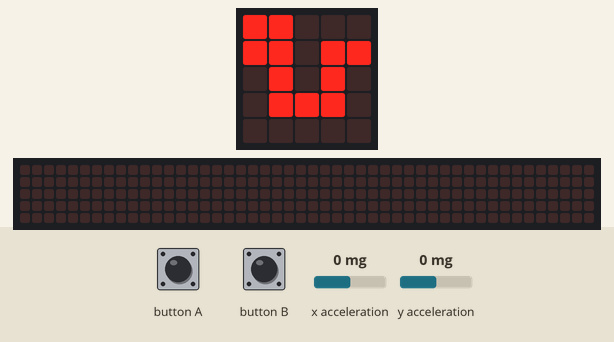
The program below on a simulated BBC micro:bit running MicroPython. Shown: the board's 5×5 LED display, a strip that is not on the board, showing the scrolling text unrolled. The test bench sets the inputs (shaded band); at power-on: x acceleration 0 mg, y acceleration 0 mg. Random numbers come from a fixed seed; the 48×5 strip is a reading aid, not a part: it shows the text the display is scrolling, unrolled, one strip-width of it at a time.

Above: at 1.2 s.
1.3 s: button A pressed for 0.15 s
2.0 s: x acceleration set to -96 mg
At 3.1 s:
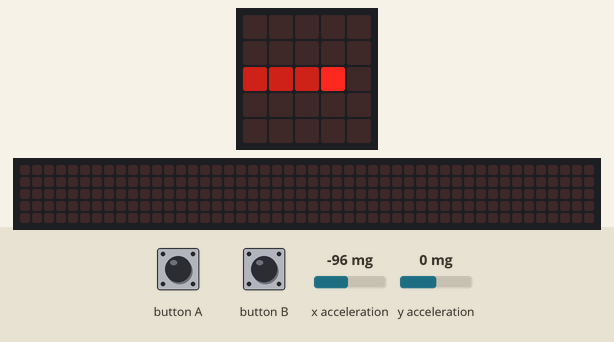
3.8 s: x acceleration set to -110 mg
At 5.1 s:
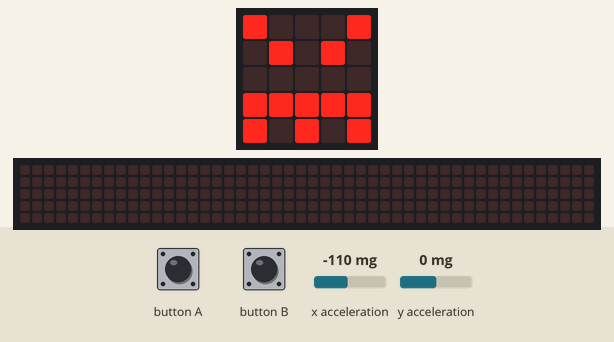
5.6 s: button B pressed for 0.15 s
6.3 s: y acceleration set to -1440 mg
9.1 s: y acceleration set to 750 mg
At 10.65 s:
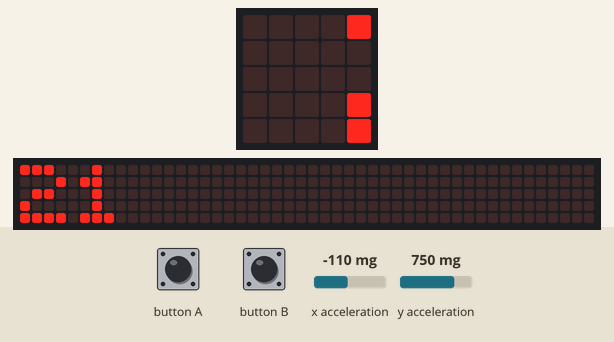

The program:

snake_11.py
```python
import random

from microbit import *

FOOD_FLASH = [9, 0, 9, 0, 9, 0]

DIRECTIONS = {
    'left': (-1, 0),
    'right': (1, 0),
    'up': (0, -1),
    'down': (0, 1),
}

MIN_COORD = 0
MAX_COORD = 4


def wait_for_button():
    while not (button_a.was_pressed() or button_b.was_pressed()):
        sleep(1)


class Game:
    def eat_food(self):
        # Check if food eaten, add new.
        if (self.x, self.y) == self.food:
            self.food = None
            self.length += 1

    # tag::reset[]
    def reset(self):
        # Initial values
        self.x = 2
        self.y = 2

        self.direction = 'right'
        self.tail = []
        self.length = 3  # Max length of the tail.
        self.score = 0

        self.food = None  # Food location, no food to start.

    # end::reset[]
    # tag::move[]
    def move(self):
        # Append the current self.x and self.y to tail as a 2-tuple.
        self.tail.append((self.x, self.y))
        self.tail = self.tail[-self.length :]

        x_speed, y_speed = DIRECTIONS[self.direction]

        self.x += x_speed
        self.y += y_speed

        self.score += self.length

    # end::move[]

    def handle_input(self):
        acc_x = accelerometer.get_x()
        acc_y = accelerometer.get_y()

        if abs(acc_x) > abs(acc_y):
            if acc_x < -100:
                self.direction = 'left'
            if acc_x > 100:
                self.direction = 'right'

        else:
            if acc_y < -100:
                self.direction = 'up'
            if acc_y > 100:
                self.direction = 'down'

    def add_food(self):
        if self.food is None:  # No food, add it.
            # Pick random spot on map, that isn't in tail.
            # If we clash, wait til next tick -- get's harder!
            x = random.randint(MIN_COORD, MAX_COORD)  # <1>
            y = random.randint(MIN_COORD, MAX_COORD)

            position = (x, y)  # <2>

            if position != (self.x, self.y) and position not in self.tail:  # <3>
                self.food = position

    def wrap(self):
        if self.x > MAX_COORD:
            self.x = MIN_COORD
        if self.x < MIN_COORD:
            self.x = MAX_COORD
        if self.y > MAX_COORD:
            self.y = MIN_COORD
        if self.y < MIN_COORD:
            self.y = MAX_COORD

    def draw(self):
        display.clear()

        for x, y in self.tail:
            display.set_pixel(x, y, 4)

        display.set_pixel(self.x, self.y, 9)

    def draw_food(self, intensity):
        if self.food:
            display.set_pixel(self.food[0], self.food[1], intensity)

    def game_over(self):
        return (self.x, self.y) in self.tail


game = Game()  # Create our game object.

# tag::main_loop[]
while True:
    game.reset()  # Reset the game state.
    display.show(Image.SNAKE)
    wait_for_button()

    while not game.game_over():
        game.handle_input()
        game.move()
        game.wrap()
        game.draw()

        game.eat_food()
        game.add_food()

        # Wait while blinking the food location.
        for intensity in FOOD_FLASH:
            game.draw_food(intensity)
            sleep(50)

    display.show(Image.ANGRY)
    sleep(1000)
    display.scroll(game.score)
# end::main_loop[]
```

Measured:
- the behaviour switches between -100 and -101 mg on x acceleration (found by bisection; images 1 and 2)
- what the display in image 2 shows lasts 1.0 s, from 4.3 s to 5.3 s
